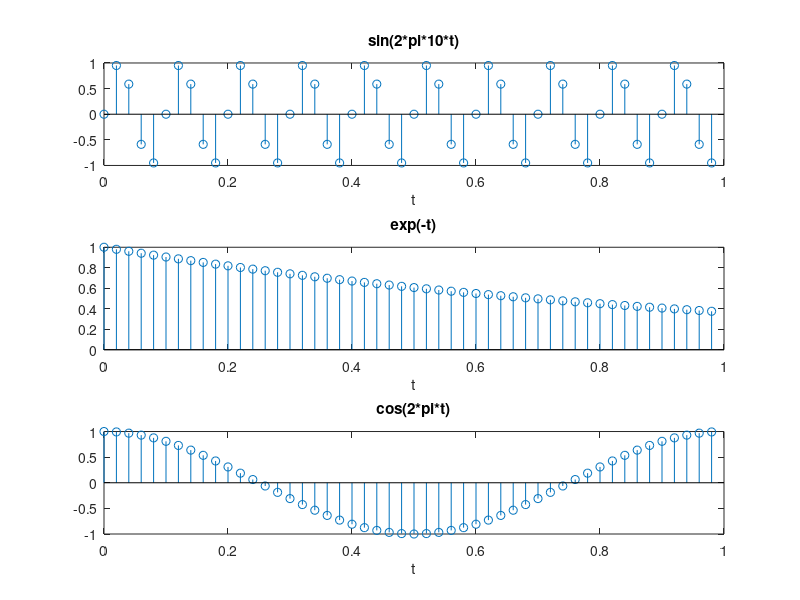
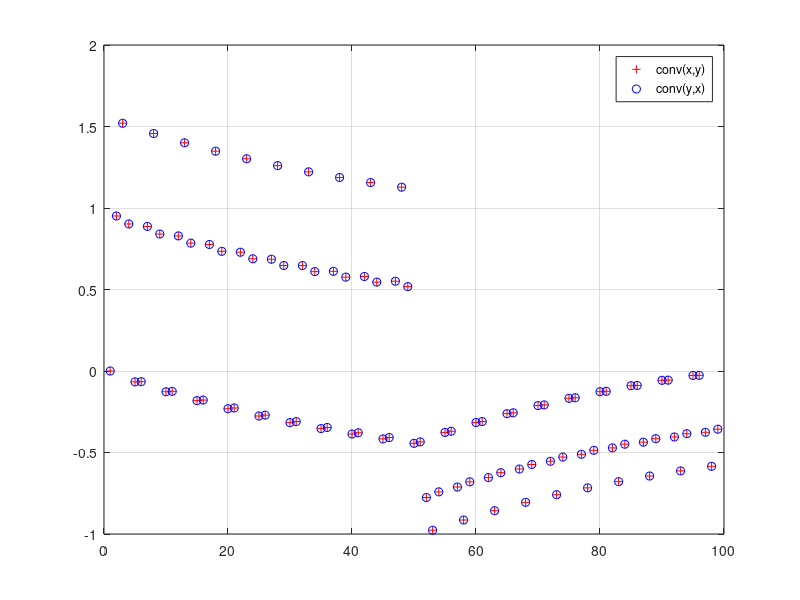
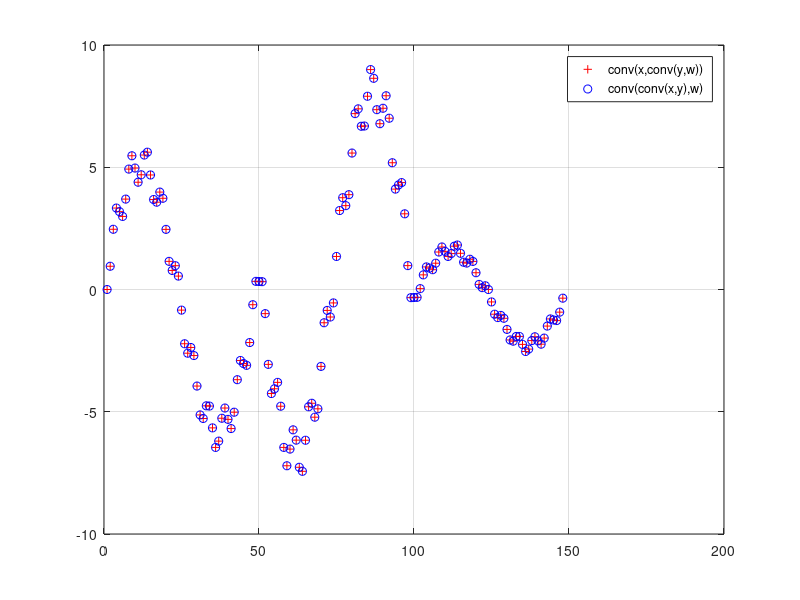
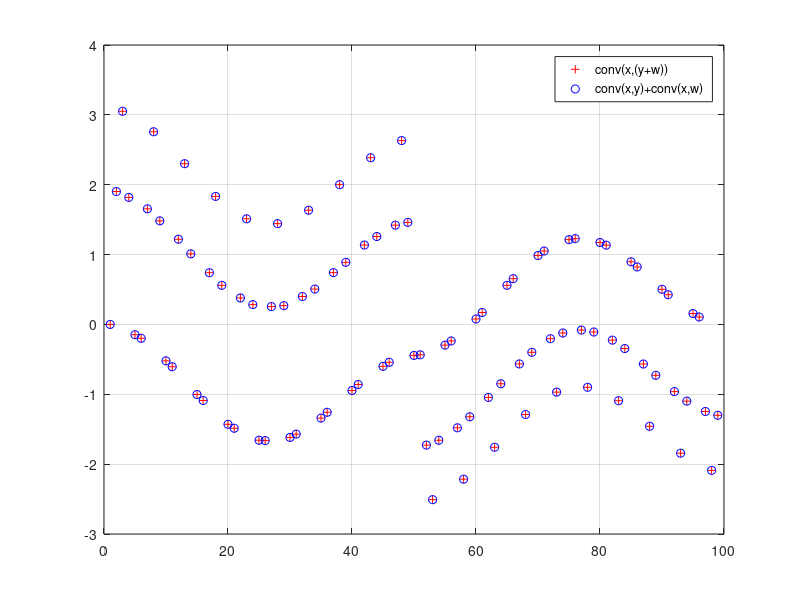

MATLAB code for these plots, in order:
%% Guia 1 - Ejercicio de laboratorio 7
%
%% Enunciado y resultados
% Defina tres señales cualquiera y muestre numéricamente las propiedades
% conmutativa, asociativa y distributiva de la convolución.

clear all;
close all;

fm = 50;
t = 0:1/fm:1-1/fm;

x = sin(2*pi*10*t);
y = exp(-t);
w = cos(2*pi*t);

figure(1);
subplot(3,1,1),stem(t,x); title('sin(2*pi*10*t)'); xlabel('t');
subplot(3,1,2),stem(t,y); title('exp(-t)'); xlabel('t');
subplot(3,1,3),stem(t,w); title('cos(2*pi*t)'); xlabel('t');

%hFig = figure(2);
%set(hFig, 'Position', [0 0 740 580])
%% Inciso 1: Conmutativa
figure(2)
plot(conv(x,y),'r+'); hold on;
plot(conv(y,x),'bo'); hold off;
legend('conv(x,y)','conv(y,x)');
grid on;

%% Inciso 2: Asociativa
figure(3)
plot(conv(x,conv(y,w)),'r+'); hold on;
plot(conv(conv(x,y),w),'bo'); hold off;
legend('conv(x,conv(y,w))','conv(conv(x,y),w)');
grid on;


%% Inciso 3: Distributiva
figure(4)
plot(conv(x,(y+w)),'r+'); hold on;
plot(conv(x,y)+conv(x,w),'bo'); hold off;
legend('conv(x,(y+w))','conv(x,y)+conv(x,w)');
grid on;

%% Conclusiones
% Como se puede ver a partir de las figuras, la convolución cumple con las
% propiedades conmutativa, asociativa y distributiva.